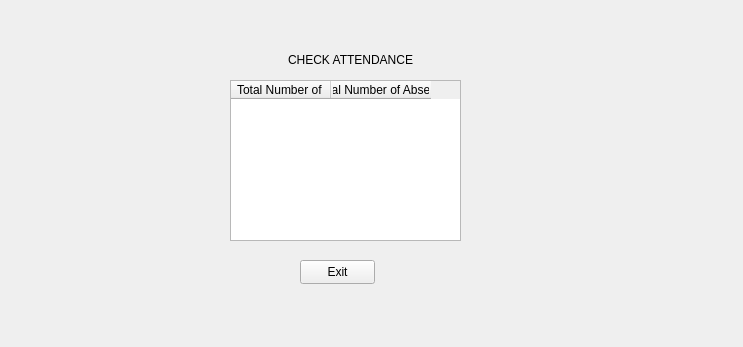
<?xml version="1.0" encoding="UTF-8"?>
<ui version="4.0">
 <class>CheckAttendanceWindow</class>
 <widget class="QWidget" name="CheckAttendanceWindow">
  <property name="geometry">
   <rect>
    <x>0</x>
    <y>0</y>
    <width>743</width>
    <height>347</height>
   </rect>
  </property>
  <property name="windowTitle">
   <string>Form</string>
  </property>
  <widget class="QLabel" name="label">
   <property name="geometry">
    <rect>
     <x>288</x>
     <y>50</y>
     <width>131</width>
     <height>20</height>
    </rect>
   </property>
   <property name="text">
    <string>CHECK ATTENDANCE</string>
   </property>
  </widget>
  <widget class="QTableWidget" name="attendanceTable_2">
   <property name="geometry">
    <rect>
     <x>230</x>
     <y>80</y>
     <width>231</width>
     <height>161</height>
    </rect>
   </property>
   <column>
    <property name="text">
     <string>Total Number of </string>
    </property>
   </column>
   <column>
    <property name="text">
     <string>Total Number of Absents</string>
    </property>
   </column>
  </widget>
  <widget class="QPushButton" name="exitButton">
   <property name="geometry">
    <rect>
     <x>300</x>
     <y>260</y>
     <width>75</width>
     <height>24</height>
    </rect>
   </property>
   <property name="text">
    <string>Exit</string>
   </property>
  </widget>
 </widget>
 <resources/>
 <connections/>
</ui>
